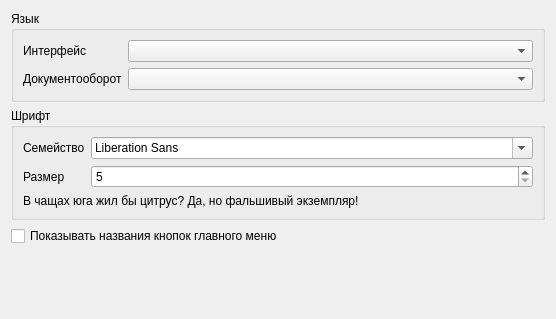
<?xml version="1.0" encoding="UTF-8"?>
<ui version="4.0">
 <class>SettingsDialogUI</class>
 <widget class="QWidget" name="SettingsDialogUI">
  <property name="geometry">
   <rect>
    <x>0</x>
    <y>0</y>
    <width>556</width>
    <height>319</height>
   </rect>
  </property>
  <property name="windowTitle">
   <string>Form</string>
  </property>
  <layout class="QVBoxLayout" name="verticalLayout_2">
   <item>
    <widget class="QGroupBox" name="language_gb">
     <property name="title">
      <string>Язык</string>
     </property>
     <layout class="QFormLayout" name="formLayout_3">
      <item row="0" column="0">
       <widget class="QLabel" name="ui_language_label">
        <property name="sizePolicy">
         <sizepolicy hsizetype="Maximum" vsizetype="Preferred">
          <horstretch>0</horstretch>
          <verstretch>0</verstretch>
         </sizepolicy>
        </property>
        <property name="text">
         <string>Интерфейс</string>
        </property>
       </widget>
      </item>
      <item row="1" column="0">
       <widget class="QLabel" name="doc_language_label">
        <property name="text">
         <string>Документооборот</string>
        </property>
       </widget>
      </item>
      <item row="0" column="1">
       <widget class="QComboBox" name="ui_language"/>
      </item>
      <item row="1" column="1">
       <widget class="QComboBox" name="doc_language"/>
      </item>
     </layout>
    </widget>
   </item>
   <item>
    <widget class="QGroupBox" name="font_gb">
     <property name="title">
      <string>Шрифт</string>
     </property>
     <layout class="QVBoxLayout" name="verticalLayout">
      <item>
       <layout class="QFormLayout" name="formLayout">
        <item row="0" column="1">
         <widget class="QFontComboBox" name="font_family_value"/>
        </item>
        <item row="1" column="0">
         <widget class="QLabel" name="font_size_label">
          <property name="text">
           <string>Размер</string>
          </property>
         </widget>
        </item>
        <item row="1" column="1">
         <widget class="QSpinBox" name="font_size_value">
          <property name="minimum">
           <number>5</number>
          </property>
          <property name="maximum">
           <number>30</number>
          </property>
         </widget>
        </item>
        <item row="0" column="0">
         <widget class="QLabel" name="font_family_label">
          <property name="text">
           <string>Cемейство</string>
          </property>
         </widget>
        </item>
       </layout>
      </item>
      <item>
       <widget class="QLabel" name="example">
        <property name="text">
         <string>В чащах юга жил бы цитрус? Да, но фальшивый экземпляр!</string>
        </property>
        <property name="wordWrap">
         <bool>true</bool>
        </property>
       </widget>
      </item>
     </layout>
    </widget>
   </item>
   <item>
    <widget class="QCheckBox" name="show_text_main_menu">
     <property name="text">
      <string>Показывать названия кнопок главного меню</string>
     </property>
    </widget>
   </item>
   <item>
    <spacer name="verticalSpacer">
     <property name="orientation">
      <enum>Qt::Vertical</enum>
     </property>
     <property name="sizeHint" stdset="0">
      <size>
       <width>20</width>
       <height>40</height>
      </size>
     </property>
    </spacer>
   </item>
  </layout>
 </widget>
 <resources/>
 <connections/>
</ui>
